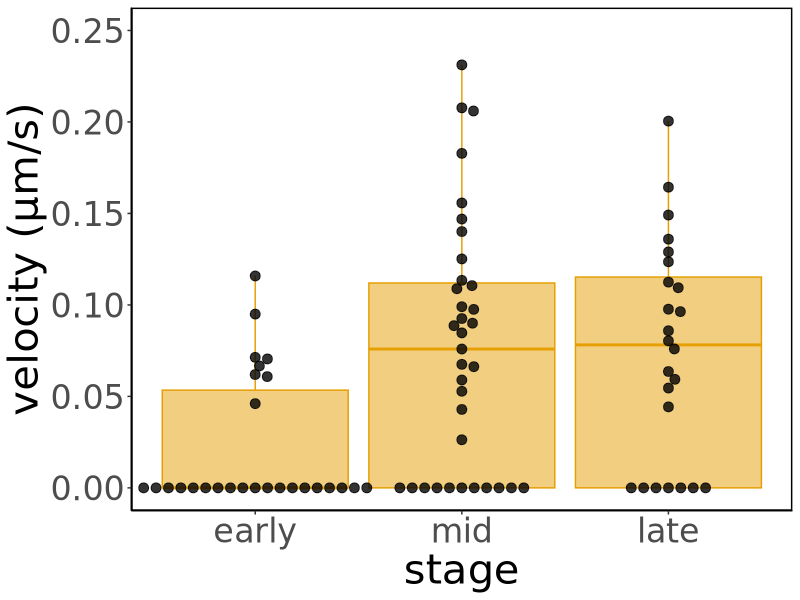

Here is the R script that generated this plot: (Note: this script raises an error after producing the figure.)
## ---- chunk 1
knitr::opts_chunk$set(echo = TRUE, tidy = TRUE, cache = FALSE)
knitr::opts_knit$set(root.dir = "~/Dropbox/Projects/Cephalic_furrow/7-Paper/1-analyses/ablations")
setwd("~/Dropbox/Projects/Cephalic_furrow/7-Paper/1-analyses/ablations")
library(ggplot2)
library(ggbeeswarm)
## ---- chunk 2
# Load raw ROI measurements from ImageJ
ablations <- read.csv("ablation-data.csv", stringsAsFactors = TRUE)
levels(ablations$Stage) <- c("early", "mid", "late")
## ---- chunk 3
# Calculate summaries per sample
print("ANTERIOR ABLATIONS")
by(ablations[ablations$Position == "anterior", c("Velocity")], ablations[ablations$Position == "anterior",]$Stage, summary)
print("POSTERIOR ABLATIONS")
by(ablations[ablations$Position == "posterior", c("Velocity")], ablations[ablations$Position == "posterior",]$Stage, summary)

capture.output(
  print("ANTERIOR ABLATIONS"),
  by(ablations[ablations$Position == "anterior", c("Velocity")], ablations[ablations$Position == "anterior",]$Stage, summary),
  print("POSTERIOR ABLATIONS"),
  by(ablations[ablations$Position == "posterior", c("Velocity")], ablations[ablations$Position == "posterior",]$Stage, summary),
  file = "summary.txt"
)
## ---- chunk 4
# Plot mean length of cephalic furrow per embryo (right/left sides)
#ggplot(means[means$Velocity > 0,], aes(Stage, Velocity, group = Distance, fill = Position)) +
ggplot(ablations, aes(Stage, Velocity, )) +
  geom_boxplot(aes(color = "#e69f03", fill = "#e69f03"), show.legend = FALSE, alpha = 0.5, outlier.shape = NA, width = 0.9, position = position_dodge(width = 1.0)) +
  geom_point(alpha = 0.8, size = 3, show.legend = FALSE, position = position_beeswarm(priority = "descending", dodge.width = 1.0, cex = 2)) +
#ggplot(means, aes(Distance, Velocity, group = Distance)) +
#ggplot(means, aes(Distance, Velocity, color = Stage)) +
  #geom_violin(draw_quantiles = c("0.5"), show.legend = FALSE, trim = TRUE, alpha = 0.7, fill = "#e69f03", scale = "area", adjust = 2) +
  #geom_boxplot(draw_quantiles = c("0.5"), show.legend = FALSE, trim = TRUE, alpha = 0.7, fill = "#e69f03", scale = "area", adjust = 2) +
  #geom_bar(stat = "summary", fun = "mean", alpha = 0.7, width = 0.5, fill = "#e69f03", show.legend = FALSE) +
  #geom_smooth(span = 0.8, show.legend = FALSE, aes(fill = "#e69f03", colour = "#e69f03")) +
  #geom_pointrange(aes(ymin=Velocity-SD, ymax=Velocity+SD), position = position_quasirandom(width = 0.15, bandwidth = 0.1), alpha = 0.5, show.legend = FALSE) +
  #geom_quasirandom(size = 2, width = 1.0, alpha = 0.8, show.legend = FALSE) +
  #geom_errorbar(aes(ymin=Mean-SD, ymax=Mean+SD), show.legend = FALSE)+
  #geom_jitter(alpha = 0.8, width = 0.1, size = 2, show.legend = FALSE) +
  #geom_point(alpha = 0.8, width = 0.1, size = 2, show.legend = FALSE) +
  #geom_pointrange(aes(ymin=Mean-SD, ymax=Mean+SD), position = position_jitterdodge(jitter.width = 0.3), show.legend = FALSE)+
  #geom_pointrange(aes(ymax=Velocity+Error), position = position_quasirandom(width = 0.15, bandwidth = 0.1), show.legend = FALSE) +
  #scale_y_continuous(limits = c(0, 0.26)) +
  #facet_wrap(~Stage) +
  labs(x = "stage", y = "velocity (µm/s)") +
  scale_fill_manual(values=c("#e69f03", "#56b4e9")) +
  scale_color_manual(values=c("#e69f03", "#56b4e9")) +
  scale_y_continuous(limits = c(0, 0.25)) +
  theme_classic(base_family = "DejaVu Sans") +
  theme(text = element_text(size = 30),
        panel.background = element_rect(colour = "black", size=1))
## ---- chunk 5
# Mean of CF length per embryo
embryo_mean <- aggregate(ablations$Velocity, list(ablations$Embryo), mean)
colnames(embryo_mean) <- c("Embryo", "Velocity")

# Standard deviation of CF length per embryo
embryo_sd <- aggregate(ablations$Velocity, list(ablations$Embryo), sd)
colnames(embryo_sd) <- c("Embryo", "SD")

# Get sample information
samples <- unique(ablations[, c("Embryo", "Stage", "Position", "Distance")])

# Merge datasets
means <- merge(samples, embryo_mean, by = "Embryo", all.x = TRUE)
means <- merge(means, embryo_sd, by = "Embryo", all.x = TRUE)
## ---- chunk 6
# Exclude outliers
means[means$Distance <= 20 & means$Distance > 0,]$Distance <- 20
means[means$Distance <= 40 & means$Distance > 20,]$Distance <- 40
means[means$Distance >= -20 & means$Distance < 0,]$Distance <- -20
means[means$Distance >= -40 & means$Distance < -20,]$Distance <- -40
means$Distance <- as.factor(means$Distance)
## ---- chunk 7
ggplot(means, aes(Distance, Velocity)) +
#ggplot(means[means$Velocity > 0,], aes(Distance, Velocity)) +
  geom_vline(xintercept = 0, size = 0.5, linetype = "dashed", alpha = 0.5, colour = "black") +
  geom_smooth(span = 0.8, show.legend = FALSE, aes(fill = "#e69f03", colour = "#e69f03")) +
  geom_point(alpha = 0.8, size = 3, show.legend = FALSE) +
  labs(x = "distance from initiator (µm)", y = "velocity (µm/s)") +
  facet_wrap(~Stage) +
  scale_fill_manual(values=c("#e69f03")) +
  scale_color_manual(values=c("#e69f03")) +
  #scale_x_continuous(limits = c(-50, 50)) +
  scale_y_continuous(limits = c(0, 0.4)) +
  theme_classic(base_family = "DejaVu Sans") +
  theme(text =  element_text(size = 40),
        strip.background = element_blank(),
        strip.placement = "outside",
        strip.text.x = element_text(size = 45),
        panel.background = element_rect(colour = "black", size=1),
        panel.spacing = unit(3, "lines"))
ggsave("3-plots/recoil-velocity.png", width = 14, height = 7)
ggsave("3-plots/recoil-velocity.svg", width = 14, height = 7)
## ---- chunk 8
ggplot(means, aes(Distance, Velocity, group = Distance, fill = Position)) +
  #geom_vline(xintercept = 0, size = 0.5, linetype = "dashed", alpha = 0.5, colour = "black") +
  geom_boxplot(aes(color = Position), show.legend = FALSE, alpha = 0.5, outlier.shape = NA, width = 0.8, position = position_dodge(width = 1.0)) +
  geom_point(alpha = 0.8, size = 5, show.legend = FALSE, position = position_beeswarm(priority = "descending", dodge.width = 1.0, cex = 5)) +
  #geom_pointrange(aes(ymin=Velocity-SD, ymax=Velocity+SD), position = position_quasirandom(width = 0.15, bandwidth = 0.1), alpha = 0.5, show.legend = FALSE) +
  scale_y_continuous(limits = c(0, 0.21)) +
  facet_wrap(~Stage) +
  labs(x = "stage", y = "velocity (µm/s)") +
  scale_fill_manual(values=c("#009966", "#cc79a7")) +
  scale_color_manual(values=c("#009966", "#cc79a7")) +
  theme_classic(base_family = "DejaVu Sans") +
  theme(text = element_text(size = 45),
        strip.background = element_blank(),
        strip.placement = "outside",
        strip.text.x = element_text(size = 55),
        panel.background = element_rect(colour = "black", size=1))
ggsave("3-plots/recoil-velocity.png", width = 14, height = 7)
ggsave("3-plots/recoil-velocity.svg", width = 14, height = 7)
